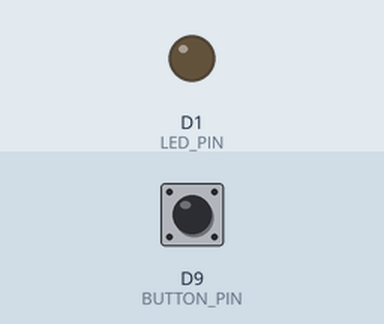
This sketch was run on a simulated Particle Photon. Parts: output pins drawn as LEDs (lit = HIGH). Inputs (shaded band) come from the test bench; at power-on: D9 (BUTTON_PIN) LOW.

Above: at 1.2 s.
1.3 s: D9 (BUTTON_PIN) pulled HIGH for 0.15 s
At 1.38 s:
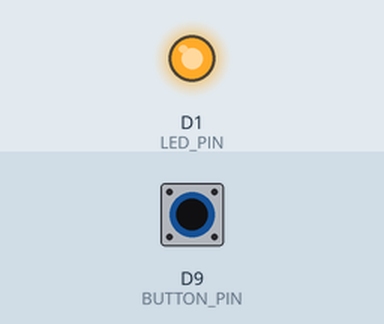
2.9 s: D9 (BUTTON_PIN) pulled HIGH for 3.2 s
At 6.5 s:
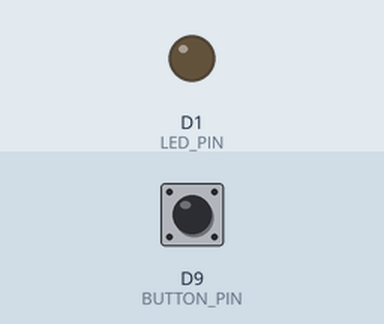
Timing chart, 0 to 8.0 s (numbered marks = the images above; inputs shaded):
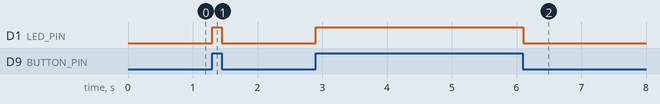

The sketch:

button.ino
```cpp
/**
 * State change detection (edge detection)
 *
 * The circuit:
 * - VCC to one side of pushbutton
 * - pin 9 to other side of pushbutton
 * - resistor from same side as pin 9 going to ground
 *
 * A small capacitor can be added to both ends of the resistor
 * to reduce bouncing.
 *
 **/

#define DOWN false
#define UP true

#define LED_PIN 1 // built in LED
#define BUTTON_PIN 9

boolean buttonState = UP;
boolean buttonStateChanged = false;

void updateButtonState(boolean newState) {

  if (buttonState == newState) {
    buttonStateChanged = false;
  } else {
    buttonStateChanged = true;
    buttonState = newState;
  }
}


void readButton() {

  int buttonState = digitalRead(BUTTON_PIN);

  if (buttonState == HIGH) {
    updateButtonState(DOWN);
    digitalWrite(LED_PIN, HIGH);
  } else {
    updateButtonState(UP);
    digitalWrite(LED_PIN, LOW);
  }
}

void setup() {
  pinMode(BUTTON_PIN, INPUT);
  pinMode(LED_PIN, OUTPUT);
}


void loop() {
  readButton();

  if (buttonStateChanged) {
    if (buttonState == UP) {
      Particle.publish("button state", "up");
    } else {
      Particle.publish("button state", "down");
    }
  }
}
```

Measured:
- after the input at 1.3 s, D1 (LED_PIN): LOW → HIGH at once, → LOW 0.15 s later
- after the input at 2.9 s, D1 (LED_PIN): LOW → HIGH at once, → LOW 3.2 s later
